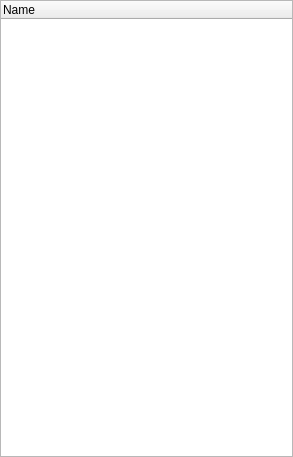
<?xml version="1.0" encoding="UTF-8"?>
<ui version="4.0">
 <class>LibraryWidgetClass</class>
 <widget class="QWidget" name="LibraryWidgetClass">
  <property name="geometry">
   <rect>
    <x>0</x>
    <y>0</y>
    <width>293</width>
    <height>457</height>
   </rect>
  </property>
  <property name="windowTitle">
   <string>Library[*]</string>
  </property>
  <layout class="QHBoxLayout" name="horizontalLayout">
   <property name="margin">
    <number>0</number>
   </property>
   <item>
    <widget class="LibraryTreeWidget" name="treeWidget">
     <column>
      <property name="text">
       <string notr="true">Name</string>
      </property>
     </column>
    </widget>
   </item>
  </layout>
 </widget>
 <layoutdefault spacing="6" margin="11"/>
 <customwidgets>
  <customwidget>
   <class>LibraryTreeWidget</class>
   <extends>QTreeWidget</extends>
   <header>librarytreewidget.h</header>
  </customwidget>
 </customwidgets>
 <resources/>
 <connections/>
</ui>
